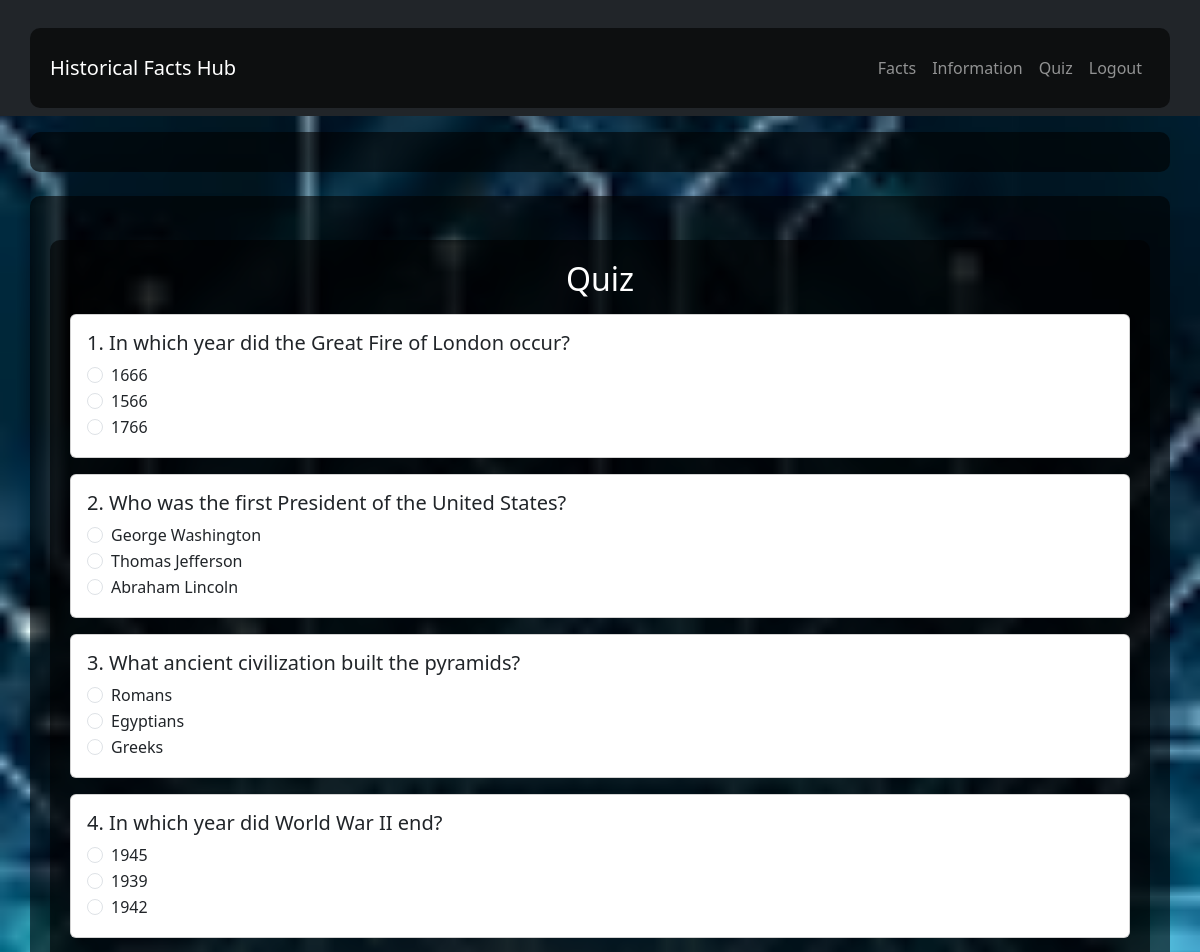
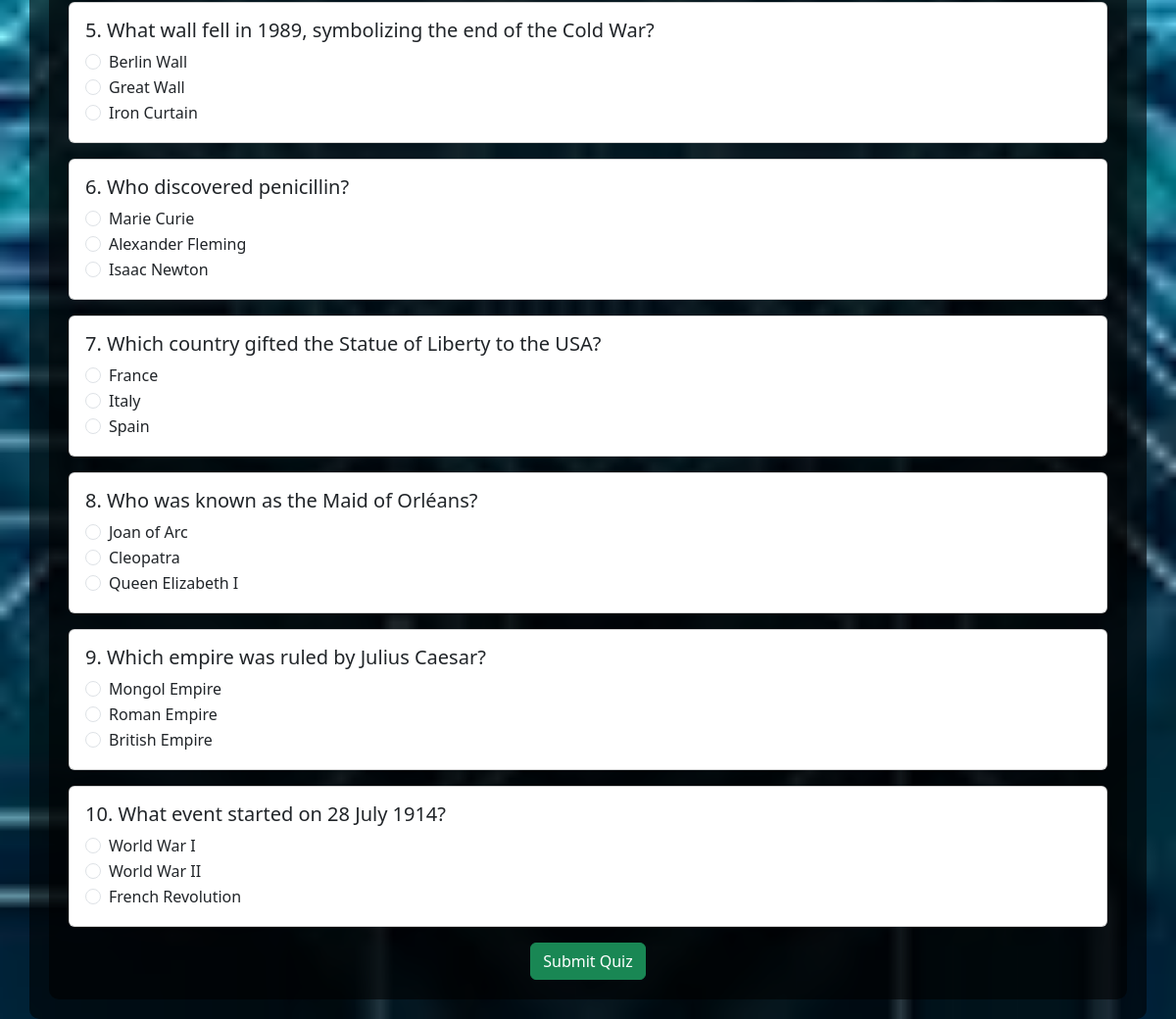
The page /quiz?start=true (signed in) on the database its author committed (2 pictures, top to bottom).
### app.py (models this page shows)
class Quiz(db.Model):
    id = db.Column(db.Integer, primary_key=True)
    question = db.Column(db.String(500), nullable=False)
    option1 = db.Column(db.String(200), nullable=False)
    option2 = db.Column(db.String(200), nullable=False)
    option3 = db.Column(db.String(200), nullable=False)
    answer = db.Column(db.String(200), nullable=False)

### app.py (the view, shortened to what this page needs)
@app.route('/quiz', methods=['GET', 'POST'])
@login_required
def quiz():
    show_questions = request.args.get('start') == 'true'
    questions = []
    if show_questions:
        conn = sqlite3.connect('instance/historical_facts.db')
        conn.row_factory = sqlite3.Row
        cursor = conn.cursor()
        cursor.execute("SELECT * FROM quiz")
        questions = cursor.fetchall()
        conn.close()
    return render_template('quiz.html', show_questions=show_questions, questions=questions)

### app.py (called while the page is built)
@login_manager.user_loader
def load_user(user_id):
    return User.query.get(int(user_id))

### templates/Quiz.html
{% extends "base.html" %}
{% block content %}
<div class="container mt-4">
    <h2 class="text-center">Quiz</h2>
    {% if not show_questions %}
        <div class="text-center">
            <a href="{{ url_for('quiz') }}?start=true" class="btn btn-primary mt-3">Take Quiz</a>
        </div>
    {% else %}
        <form method="POST" action="{{ url_for('quiz') }}">
            {% for question in questions %}
                <div class="card my-3">
                    <div class="card-body">
                        <h5>{{ loop.index }}. {{ question['question'] }}</h5>
                        <div class="form-check">
                            <input class="form-check-input" type="radio" name="{{ question['id'] }}" value="option1" required>
                            <label class="form-check-label">{{ question['option1'] }}</label>
                        </div>
                        <div class="form-check">
                            <input class="form-check-input" type="radio" name="{{ question['id'] }}" value="option2">
                            <label class="form-check-label">{{ question['option2'] }}</label>
                        </div>
                        <div class="form-check">
                            <input class="form-check-input" type="radio" name="{{ question['id'] }}" value="option3">
                            <label class="form-check-label">{{ question['option3'] }}</label>
                        </div>
                    </div>
                </div>
            {% endfor %}
            <div class="text-center">
                <button type="submit" class="btn btn-success">Submit Quiz</button>
            </div>
        </form>
    {% endif %}
</div>
{% endblock %}

### templates/base.html (style rules this page uses)
body { background-image: url('/static/background.jpg'); background-size: cover; background-repeat: no-repeat; background-position: center; min-height: 100vh; color: #fff; }
.container { background-color: rgba(0, 0, 0, 0.6); padding: 20px; border-radius: 10px; margin-top: 20px; }

### rows shown on the page
Quiz: question "In which year did the Great Fire of London occur?", option1 "1666", option2 "1566", option3 "1766"
Quiz: question "Who was the first President of the United States?", option1 "George Washington", option2 "Thomas Jefferson", option3 "Abraham Lincoln"
Quiz: question "What ancient civilization built the pyramids?", option1 "Romans", option2 "Egyptians", option3 "Greeks"
Quiz: question "In which year did World War II end?", option1 "1945", option2 "1939", option3 "1942"
Quiz: question "What wall fell in 1989, symbolizing the end of the Cold War?", option1 "Berlin Wall", option2 "Great Wall", option3 "Iron Curtain"
Quiz: question "Who discovered penicillin?", option1 "Marie Curie", option2 "Alexander Fleming", option3 "Isaac Newton"
Quiz: question "Which country gifted the Statue of Liberty to the USA?", option1 "France", option2 "Italy", option3 "Spain"
Quiz: question "Who was known as the Maid of Orléans?", option1 "Joan of Arc", option2 "Cleopatra", option3 "Queen Elizabeth I"
Quiz: question "Which empire was ruled by Julius Caesar?", option1 "Mongol Empire", option2 "Roman Empire", option3 "British Empire"
Quiz: question "What event started on 28 July 1914?", option1 "World War I", option2 "World War II", option3 "French Revolution"
